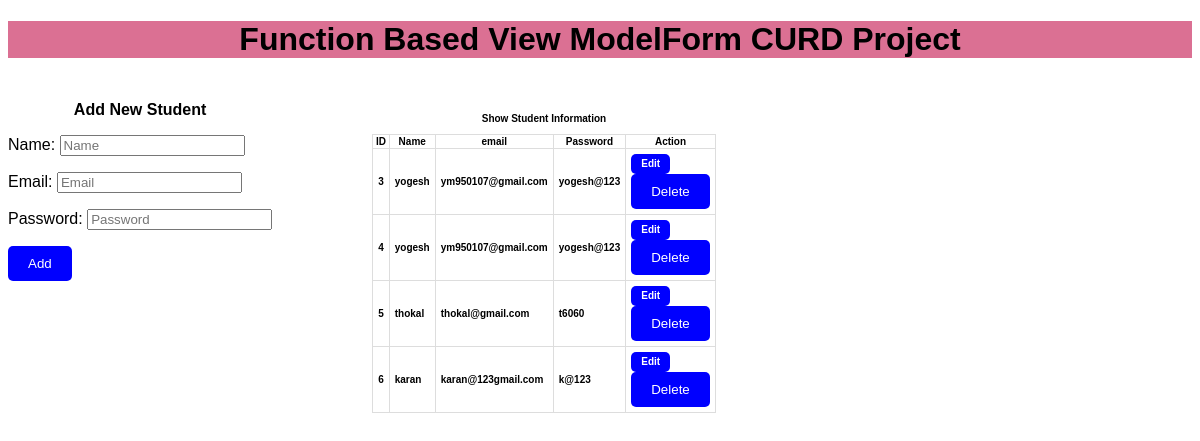
The page / on the database its author committed.
### app1/models.py (models this page shows)
class User(models.Model):
    name = models.CharField(max_length=100)
    email = models.EmailField()
    password = models.CharField(max_length=255)

### app1/views.py (the view)
# urls.py: path('',views.addandshow, name='addandshow'),
def addandshow(request):
    if request.method == 'POST':
        fm = UserRegisterForm(request.POST)
        if fm.is_valid():
            name = fm.cleaned_data['name']
            email = fm.cleaned_data['email']
            password = fm.cleaned_data['password']
            reg = User(name=name, email=email, password=password)
            reg.save()
            fm = UserRegisterForm()
    else:
        fm = UserRegisterForm()
    stud = User.objects.all()
    return render(request,'app1/addandshow.html', {'form':fm, 'stud':stud})

### app1/forms.py
class UserRegisterForm(forms.ModelForm):
    class Meta:
        model = User
        fields = ['name', 'email', 'password']
        widgets = {
            'name': forms.TextInput(attrs={'class': 'form-control', 'placeholder': 'Name'}),
            'email': forms.EmailInput(attrs={'class': 'form-control', 'placeholder': 'Email'}),
            'password': forms.PasswordInput(attrs={'class': 'form-control', 'placeholder': 'Password'}),
        }

### templates/app1/addandshow.html (shortened to what this page needs)
{% extends 'app1/base.html' %}
{% block content %}
<div class="row">
    <div class="col-sm-2">
        <h4>Add New Student</h4>
        <form action="" method="post">
            {{ form.as_p}}
          <input type="submit" value="Add" id="btn">
        </form>
    </div>
    <div class="col-sm-8">
        <h4>Show Student Information</h4>
        {% if stud %}
       <table border="1" width="100%">
        <tr>
            <th>ID</th>
            <th>Name</th>
            <th>email</th>
            <th>Password</th>
            <th>Action</th>
        </tr>
        {% for s in stud %}
        <tr>
            <td>{{ s.id }}</td>
            <td>{{ s.name }}</td>
            <td>{{ s.email }}</td>
            <td>{{ s.password }}</td>
            <td>
                <a href="{% url 'updateuser' s.id %}">Edit</a>
                <form action="{% url 'deleteuser' s.id%}" method="post">
                    <input type="submit" value="Delete" id="btn">
                </form>
            </td>
        </tr>
        {% endfor %}
        {% endif %}
        </table>
    </div>
</div>
{% endblock content %}

### templates/app1/base.html (shortened to what this page needs)
<!DOCTYPE html>
<html lang="en">
<head>
</head>
<body>
    <h1>Function Based View ModelForm CURD Project</h1>
    {% block content %} {% endblock content%}
</body>
</html>

### templates/app1/base.html (style rules this page uses)
body { font-family: Arial, sans-serif; }
h1 { text-align: center; background-color: palevioletred; }

### templates/app1/addandshow.html (style rules this page uses)
.row { display: flex; flex-wrap: wrap; }
h4 { margin-bottom: 10px; text-align: center; font-weight: bold; }
table { width: 100%; height: 150px; border-collapse: collapse; margin-bottom: 20px; border: 1px solid #ddd; }
td { padding: 5px; text-align: left; }
#btn { padding: 10px 20px; background-color: blue; color: white; cursor: pointer; border: none; border-radius: 5px; transition: background-color 0.3s ease; }
.col-sm-8 { margin-left: 80px; padding: 20px; text-align: center; font-weight: bold; font-size: 10px; }
a { height: 20px; line-height: 20px; display: inline-block; padding: 0 10px; color: white; text-decoration: none; }

### rows shown on the page
User: id "3", name "yogesh", email "ym950107@gmail.com", password "yogesh@123"
User: id "4", name "yogesh", email "ym950107@gmail.com", password "yogesh@123"
User: id "5", name "thokal", email "thokal@gmail.com", password "t6060"
User: id "6", name "karan", email "karan@123gmail.com", password "k@123"
